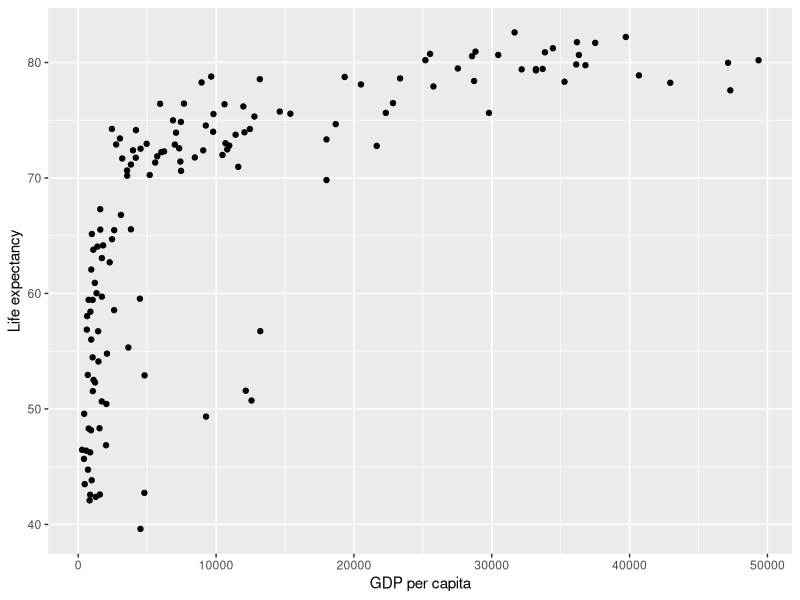
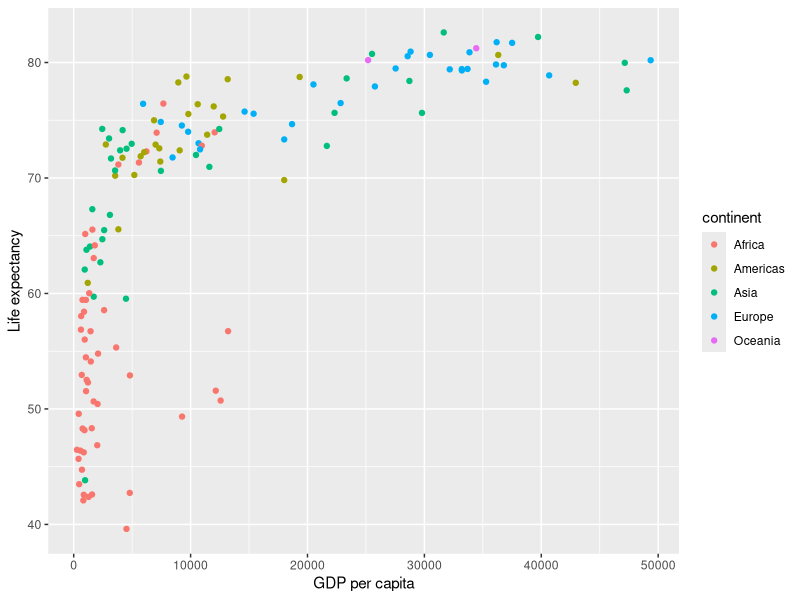

The R script that drew these images, in order:
## ---- chunk 1
# hide code and messages from output
# set echo = TRUE to show code in output
# set message = TRUE to show messages in output
knitr::opts_chunk$set(echo = FALSE, message = FALSE)
## ---- chunk 2
library(ggplot2)
library(dplyr)
## ---- chunk 3
gapminder <- read.csv("data/gapminder.csv")
## ---- chunk 4
# change here for analysis for another year
# make sure to choose a year for which there is data available
analysis_year <- 2007
## ---- chunk 5
gap_subset <- gapminder %>%
  filter(year == analysis_year)
## ---- chunk 6
ggplot(data = gap_subset, aes(x = gdpPercap, y = lifeExp)) +
  geom_point() +
  xlab("GDP per capita") +
  ylab("Life expectancy")
## ---- chunk 7
ggplot(data = gap_subset, aes(x = gdpPercap, y = lifeExp, color = continent)) +
  geom_point() +
  xlab("GDP per capita") +
  ylab("Life expectancy")
